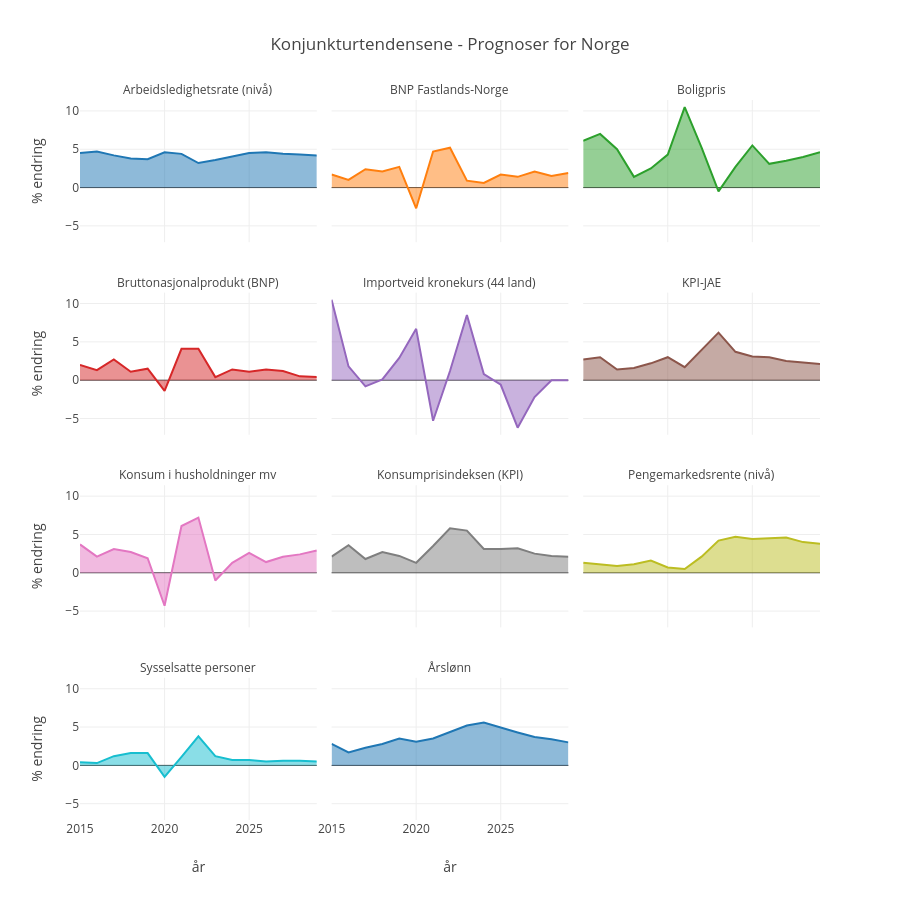

The code cell stored with this chart in its notebook:
### Markdown cell above
Det blir mer oversiktlig om vi kun viser statistikkvariabelens tekst. Se [Customizing subplot title figures](https://plotly.com/python/facet-plots/#customizing-subplot-figure-titles)

### Code cell
fig3.for_each_annotation(lambda a: a.update(text=a.text.split("=")[-1]))

### Figure 1 — Plotly figure (JSON) as saved in the notebook; plotly's stock layout.template omitted (floating-point values rounded to 4 significant figures)
{"data": [{"fillpattern": {"shape": ""}, "hovertemplate": "statistikkvariabel=Arbeidsledighetsrate (nivå)<br>år=%{x}<br>% endring=%{y}<extra></extra>", "legendgroup": "Arbeidsledighetsrate (nivå)", "line": {"color": "#1F77B4"}, "marker": {"symbol": "circle"}, "mode": "lines", "name": "Arbeidsledighetsrate (nivå)", "orientation": "v", "showlegend": true, "stackgroup": "1", "type": "scatter", "x": [2015, 2016, 2017, 2018, 2019, 2020, 2021, 2022, 2023, 2024, 2025, 2026, 2027, 2028, 2029], "xaxis": "x10", "y": [4.5, 4.7, 4.2, 3.8, 3.7, 4.6, 4.4, 3.2, 3.6, 4.0, 4.5, 4.6, 4.4, 4.3, 4.2], "yaxis": "y10"}, {"fillpattern": {"shape": ""}, "hovertemplate": "statistikkvariabel=BNP Fastlands-Norge<br>år=%{x}<br>% endring=%{y}<extra></extra>", "legendgroup": "BNP Fastlands-Norge", "line": {"color": "#FF7F0E"}, "marker": {"symbol": "circle"}, "mode": "lines", "name": "BNP Fastlands-Norge", "orientation": "v", "showlegend": true, "stackgroup": "1", "type": "scatter", "x": [2015, 2016, 2017, 2018, 2019, 2020, 2021, 2022, 2023, 2024, 2025, 2026, 2027, 2028, 2029], "xaxis": "x11", "y": [1.7, 1.0, 2.4, 2.1, 2.7, -2.7, 4.7, 5.2, 0.9, 0.6, 1.7, 1.4, 2.1, 1.5, 1.9], "yaxis": "y11"}, {"fillpattern": {"shape": ""}, "hovertemplate": "statistikkvariabel=Boligpris<br>år=%{x}<br>% endring=%{y}<extra></extra>", "legendgroup": "Boligpris", "line": {"color": "#2CA02C"}, "marker": {"symbol": "circle"}, "mode": "lines", "name": "Boligpris", "orientation": "v", "showlegend": true, "stackgroup": "1", "type": "scatter", "x": [2015, 2016, 2017, 2018, 2019, 2020, 2021, 2022, 2023, 2024, 2025, 2026, 2027, 2028, 2029], "xaxis": "x12", "y": [6.1, 7.0, 5.0, 1.4, 2.5, 4.3, 10.5, 5.2, -0.5, 2.7, 5.5, 3.1, 3.5, 4.0, 4.6], "yaxis": "y12"}, {"fillpattern": {"shape": ""}, "hovertemplate": "statistikkvariabel=Bruttonasjonalprodukt (BNP)<br>år=%{x}<br>% endring=%{y}<extra></extra>", "legendgroup": "Bruttonasjonalprodukt (BNP)", "line": {"color": "#D62728"}, "marker": {"symbol": "circle"}, "mode": "lines", "name": "Bruttonasjonalprodukt (BNP)", "orientation": "v", "showlegend": true, "stackgroup": "1", "type": "scatter", "x": [2015, 2016, 2017, 2018, 2019, 2020, 2021, 2022, 2023, 2024, 2025, 2026, 2027, 2028, 2029], "xaxis": "x7", "y": [2.0, 1.3, 2.7, 1.1, 1.5, -1.4, 4.1, 4.1, 0.4, 1.4, 1.1, 1.4, 1.2, 0.5, 0.4], "yaxis": "y7"}, {"fillpattern": {"shape": ""}, "hovertemplate": "statistikkvariabel=Importveid kronekurs (44 land)<br>år=%{x}<br>% endring=%{y}<extra></extra>", "legendgroup": "Importveid kronekurs (44 land)", "line": {"color": "#9467BD"}, "marker": {"symbol": "circle"}, "mode": "lines", "name": "Importveid kronekurs (44 land)", "orientation": "v", "showlegend": true, "stackgroup": "1", "type": "scatter", "x": [2015, 2016, 2017, 2018, 2019, 2020, 2021, 2022, 2023, 2024, 2025, 2026, 2027, 2028, 2029], "xaxis": "x8", "y": [10.5, 1.8, -0.8, 0.1, 2.9, 6.7, -5.3, 1.2, 8.5, 0.8, -0.6, -6.2, -2.2, 0.0, 0.0], "yaxis": "y8"}, {"fillpattern": {"shape": ""}, "hovertemplate": "statistikkvariabel=KPI-JAE<br>år=%{x}<br>% endring=%{y}<extra></extra>", "legendgroup": "KPI-JAE", "line": {"color": "#8C564B"}, "marker": {"symbol": "circle"}, "mode": "lines", "name": "KPI-JAE", "orientation": "v", "showlegend": true, "stackgroup": "1", "type": "scatter", "x": [2015, 2016, 2017, 2018, 2019, 2020, 2021, 2022, 2023, 2024, 2025, 2026, 2027, 2028, 2029], "xaxis": "x9", "y": [2.7, 3.0, 1.4, 1.6, 2.2, 3.0, 1.7, 3.9, 6.2, 3.7, 3.1, 3.0, 2.5, 2.3, 2.1], "yaxis": "y9"}, {"fillpattern": {"shape": ""}, "hovertemplate": "statistikkvariabel=Konsum i husholdninger mv<br>år=%{x}<br>% endring=%{y}<extra></extra>", "legendgroup": "Konsum i husholdninger mv", "line": {"color": "#E377C2"}, "marker": {"symbol": "circle"}, "mode": "lines", "name": "Konsum i husholdninger mv", "orientation": "v", "showlegend": true, "stackgroup": "1", "type": "scatter", "x": [2015, 2016, 2017, 2018, 2019, 2020, 2021, 2022, 2023, 2024, 2025, 2026, 2027, 2028, 2029], "xaxis": "x4", "y": [3.7, 2.1, 3.1, 2.7, 1.9, -4.3, 6.1, 7.2, -1.0, 1.3, 2.6, 1.4, 2.1, 2.4, 2.9], "yaxis": "y4"}, {"fillpattern": {"shape": ""}, "hovertemplate": "statistikkvariabel=Konsumprisindeksen (KPI)<br>år=%{x}<br>% endring=%{y}<extra></extra>", "legendgroup": "Konsumprisindeksen (KPI)", "line": {"color": "#7F7F7F"}, "marker": {"symbol": "circle"}, "mode": "lines", "name": "Konsumprisindeksen (KPI)", "orientation": "v", "showlegend": true, "stackgroup": "1", "type": "scatter", "x": [2015, 2016, 2017, 2018, 2019, 2020, 2021, 2022, 2023, 2024, 2025, 2026, 2027, 2028, 2029], "xaxis": "x5", "y": [2.1, 3.6, 1.8, 2.7, 2.2, 1.3, 3.5, 5.8, 5.5, 3.1, 3.1, 3.2, 2.5, 2.2, 2.1], "yaxis": "y5"}, {"fillpattern": {"shape": ""}, "hovertemplate": "statistikkvariabel=Pengemarkedsrente (nivå)<br>år=%{x}<br>% endring=%{y}<extra></extra>", "legendgroup": "Pengemarkedsrente (nivå)", "line": {"color": "#BCBD22"}, "marker": {"symbol": "circle"}, "mode": "lines", "name": "Pengemarkedsrente (nivå)", "orientation": "v", "showlegend": true, "stackgroup": "1", "type": "scatter", "x": [2015, 2016, 2017, 2018, 2019, 2020, 2021, 2022, 2023, 2024, 2025, 2026, 2027, 2028, 2029], "xaxis": "x6", "y": [1.3, 1.1, 0.9, 1.1, 1.6, 0.7, 0.5, 2.1, 4.2, 4.7, 4.4, 4.5, 4.6, 4.0, 3.8], "yaxis": "y6"}, {"fillpattern": {"shape": ""}, "hovertemplate": "statistikkvariabel=Sysselsatte personer<br>år=%{x}<br>% endring=%{y}<extra></extra>", "legendgroup": "Sysselsatte personer", "line": {"color": "#17BECF"}, "marker": {"symbol": "circle"}, "mode": "lines", "name": "Sysselsatte personer", "orientation": "v", "showlegend": true, "stackgroup": "1", "type": "scatter", "x": [2015, 2016, 2017, 2018, 2019, 2020, 2021, 2022, 2023, 2024, 2025, 2026, 2027, 2028, 2029], "xaxis": "x", "y": [0.4, 0.3, 1.2, 1.6, 1.6, -1.5, 1.1, 3.8, 1.2, 0.7, 0.7, 0.5, 0.6, 0.6, 0.5], "yaxis": "y"}, {"fillpattern": {"shape": ""}, "hovertemplate": "statistikkvariabel=Årslønn<br>år=%{x}<br>% endring=%{y}<extra></extra>", "legendgroup": "Årslønn", "line": {"color": "#1F77B4"}, "marker": {"symbol": "circle"}, "mode": "lines", "name": "Årslønn", "orientation": "v", "showlegend": true, "stackgroup": "1", "type": "scatter", "x": [2015, 2016, 2017, 2018, 2019, 2020, 2021, 2022, 2023, 2024, 2025, 2026, 2027, 2028, 2029], "xaxis": "x2", "y": [2.8, 1.7, 2.3, 2.8, 3.5, 3.1, 3.5, 4.3, 5.2, 5.6, 4.9, 4.3, 3.7, 3.4, 3.0], "yaxis": "y2"}], "layout": {"annotations": [{"font": {}, "showarrow": false, "text": "Sysselsatte personer", "x": 0.16, "xanchor": "center", "xref": "paper", "y": 0.1975, "yanchor": "bottom", "yref": "paper"}, {"font": {}, "showarrow": false, "text": "Årslønn", "x": 0.5, "xanchor": "center", "xref": "paper", "y": 0.1975, "yanchor": "bottom", "yref": "paper"}, {"font": {}, "showarrow": false, "text": "Konsum i husholdninger mv", "x": 0.16, "xanchor": "center", "xref": "paper", "y": 0.465, "yanchor": "bottom", "yref": "paper"}, {"font": {}, "showarrow": false, "text": "Konsumprisindeksen (KPI)", "x": 0.5, "xanchor": "center", "xref": "paper", "y": 0.465, "yanchor": "bottom", "yref": "paper"}, {"font": {}, "showarrow": false, "text": "Pengemarkedsrente (nivå)", "x": 0.84, "xanchor": "center", "xref": "paper", "y": 0.465, "yanchor": "bottom", "yref": "paper"}, {"font": {}, "showarrow": false, "text": "Bruttonasjonalprodukt (BNP)", "x": 0.16, "xanchor": "center", "xref": "paper", "y": 0.7325, "yanchor": "bottom", "yref": "paper"}, {"font": {}, "showarrow": false, "text": "Importveid kronekurs (44 land)", "x": 0.5, "xanchor": "center", "xref": "paper", "y": 0.7325, "yanchor": "bottom", "yref": "paper"}, {"font": {}, "showarrow": false, "text": "KPI-JAE", "x": 0.84, "xanchor": "center", "xref": "paper", "y": 0.7325, "yanchor": "bottom", "yref": "paper"}, {"font": {}, "showarrow": false, "text": "Arbeidsledighetsrate (nivå)", "x": 0.16, "xanchor": "center", "xref": "paper", "y": 1, "yanchor": "bottom", "yref": "paper"}, {"font": {}, "showarrow": false, "text": "BNP Fastlands-Norge", "x": 0.5, "xanchor": "center", "xref": "paper", "y": 1, "yanchor": "bottom", "yref": "paper"}, {"font": {}, "showarrow": false, "text": "Boligpris", "x": 0.84, "xanchor": "center", "xref": "paper", "y": 1, "yanchor": "bottom", "yref": "paper"}], "height": 900, "legend": {"title": {"text": "statistikkvariabel"}, "tracegroupgap": 0}, "showlegend": false, "title": {"text": "Konjunkturtendensene - Prognoser for Norge"}, "xaxis": {"anchor": "y", "domain": [0, 0.32], "title": {"text": "år"}}, "xaxis10": {"anchor": "y10", "domain": [0, 0.32], "matches": "x", "showticklabels": false}, "xaxis11": {"anchor": "y11", "domain": [0.34, 0.66], "matches": "x", "showticklabels": false}, "xaxis12": {"anchor": "y12", "domain": [0.68, 1.0], "matches": "x", "showticklabels": false}, "xaxis2": {"anchor": "y2", "domain": [0.34, 0.66], "matches": "x", "title": {"text": "år"}}, "xaxis3": {"anchor": "y3", "domain": [0.68, 1.0], "matches": "x", "title": {"text": "år"}}, "xaxis4": {"anchor": "y4", "domain": [0, 0.32], "matches": "x", "showticklabels": false}, "xaxis5": {"anchor": "y5", "domain": [0.34, 0.66], "matches": "x", "showticklabels": false}, "xaxis6": {"anchor": "y6", "domain": [0.68, 1.0], "matches": "x", "showticklabels": false}, "xaxis7": {"anchor": "y7", "domain": [0, 0.32], "matches": "x", "showticklabels": false}, "xaxis8": {"anchor": "y8", "domain": [0.34, 0.66], "matches": "x", "showticklabels": false}, "xaxis9": {"anchor": "y9", "domain": [0.68, 1.0], "matches": "x", "showticklabels": false}, "yaxis": {"anchor": "x", "domain": [0, 0.1975], "title": {"text": "% endring"}}, "yaxis10": {"anchor": "x10", "domain": [0.8025, 1], "matches": "y", "title": {"text": "% endring"}}, "yaxis11": {"anchor": "x11", "domain": [0.8025, 1], "matches": "y", "showticklabels": false}, "yaxis12": {"anchor": "x12", "domain": [0.8025, 1], "matches": "y", "showticklabels": false}, "yaxis2": {"anchor": "x2", "domain": [0, 0.1975], "matches": "y", "showticklabels": false}, "yaxis3": {"anchor": "x3", "domain": [0, 0.1975], "matches": "y", "showticklabels": false}, "yaxis4": {"anchor": "x4", "domain": [0.2675, 0.465], "matches": "y", "title": {"text": "% endring"}}, "yaxis5": {"anchor": "x5", "domain": [0.2675, 0.465], "matches": "y", "showticklabels": false}, "yaxis6": {"anchor": "x6", "domain": [0.2675, 0.465], "matches": "y", "showticklabels": false}, "yaxis7": {"anchor": "x7", "domain": [0.535, 0.7325], "matches": "y", "title": {"text": "% endring"}}, "yaxis8": {"anchor": "x8", "domain": [0.535, 0.7325], "matches": "y", "showticklabels": false}, "yaxis9": {"anchor": "x9", "domain": [0.535, 0.7325], "matches": "y", "showticklabels": false}}}
